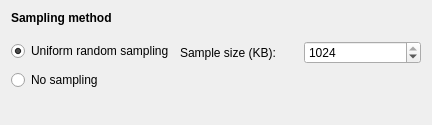
<?xml version="1.0" encoding="UTF-8"?>
<ui version="4.0">
 <class>SamplingMethodDialog</class>
 <widget class="QDialog" name="SamplingMethodDialog">
  <property name="geometry">
   <rect>
    <x>0</x>
    <y>0</y>
    <width>432</width>
    <height>125</height>
   </rect>
  </property>
  <property name="windowTitle">
   <string>Sampling method</string>
  </property>
  <layout class="QVBoxLayout" name="verticalLayout">
   <item>
    <widget class="QLabel" name="label">
     <property name="font">
      <font>
       <weight>75</weight>
       <bold>true</bold>
      </font>
     </property>
     <property name="text">
      <string>Sampling method</string>
     </property>
    </widget>
   </item>
   <item>
    <spacer name="verticalSpacer_2">
     <property name="orientation">
      <enum>Qt::Vertical</enum>
     </property>
     <property name="sizeType">
      <enum>QSizePolicy::Fixed</enum>
     </property>
     <property name="sizeHint" stdset="0">
      <size>
       <width>20</width>
       <height>10</height>
      </size>
     </property>
    </spacer>
   </item>
   <item>
    <layout class="QFormLayout" name="formLayout">
     <property name="formAlignment">
      <set>Qt::AlignLeading|Qt::AlignLeft|Qt::AlignTop</set>
     </property>
     <item row="0" column="0">
      <widget class="QRadioButton" name="sampling_method_uniform">
       <property name="text">
        <string>Uniform random sampling</string>
       </property>
       <property name="checked">
        <bool>true</bool>
       </property>
      </widget>
     </item>
     <item row="0" column="1">
      <layout class="QHBoxLayout" name="horizontalLayout">
       <property name="spacing">
        <number>6</number>
       </property>
       <item>
        <widget class="QLabel" name="label_2">
         <property name="text">
          <string>Sample size (KB):</string>
         </property>
        </widget>
       </item>
       <item>
        <widget class="QSpinBox" name="sample_size">
         <property name="minimum">
          <number>256</number>
         </property>
         <property name="maximum">
          <number>1024</number>
         </property>
         <property name="singleStep">
          <number>1024</number>
         </property>
         <property name="value">
          <number>1024</number>
         </property>
        </widget>
       </item>
      </layout>
     </item>
     <item row="1" column="0">
      <widget class="QRadioButton" name="sampling_method_no_sampling">
       <property name="text">
        <string>No sampling</string>
       </property>
      </widget>
     </item>
    </layout>
   </item>
   <item>
    <spacer name="verticalSpacer">
     <property name="orientation">
      <enum>Qt::Vertical</enum>
     </property>
     <property name="sizeHint" stdset="0">
      <size>
       <width>10</width>
       <height>2</height>
      </size>
     </property>
    </spacer>
   </item>
  </layout>
 </widget>
 <resources/>
 <connections/>
</ui>
